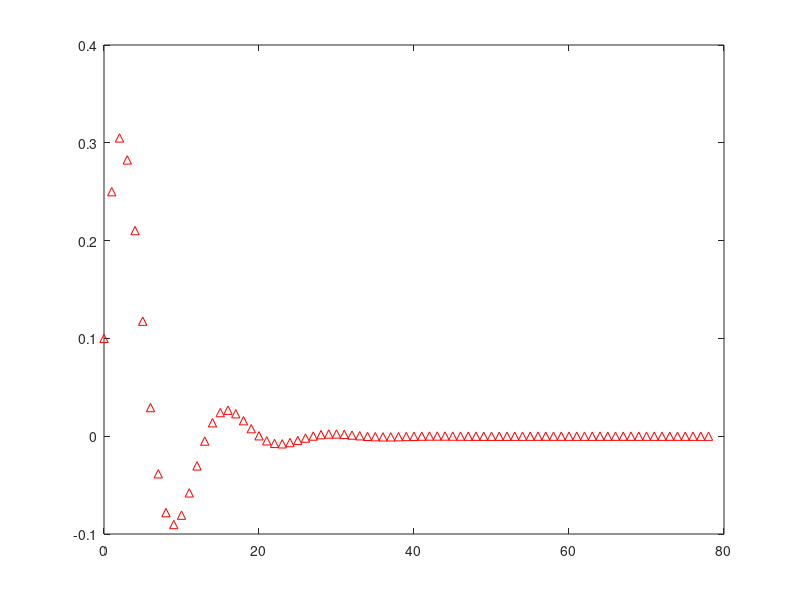

MATLAB code for this plot:
num = [.1 .1]
den=[1 -1.5 0.7]
H = tf(num,den, 0.1);
%s = step(H);
%s=impulse(H)
%stairs (0:length(s) - 1,s);
%legend('impulse response')
impz(num,den)

